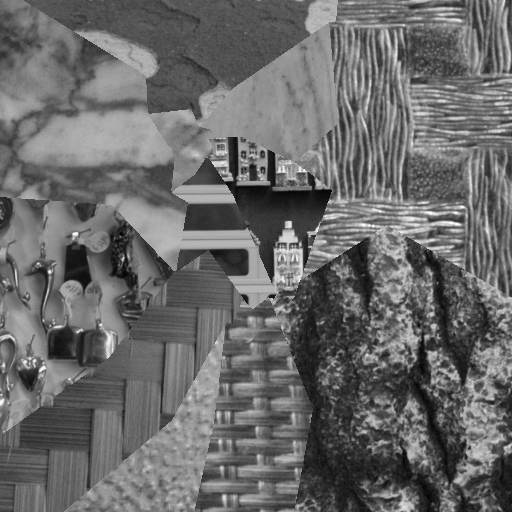
#> input picture data/tm10_1_1.png, 512 x 512 px; its folder holds only this picture in this run
$ jupyter execute --allow-errors segmentation_main.ipynb   (shell and % lines are left out)   (older library calls are emulated)
#> lines starting #> are read from the running program, lines starting #| are printed output that depends on the picture
<a href="https://colab.research.google.com/github/dmytro-varich/Texture-Segmentation-App/blob/main/segmentation_main.ipynb" target="_parent"></a>

[cell 1]
# Standard libraries
import os
from typing import Union, Dict, Tuple, List, Any, Optional

# Third-party libraries
import numpy as np
import matplotlib.pyplot as plt
import imageio
import cv2

# PyWavelet library
import pywt

# skimage libraries
from skimage import io
from skimage.filters.rank import entropy, mean
from skimage.util import img_as_ubyte
from skimage.filters import gaussian
from skimage.util import view_as_windows
from skimage.morphology import closing, opening, square, footprint_rectangle, disk
from skimage.feature import graycomatrix, graycoprops
from skimage.segmentation import mark_boundaries

# sklearn libraries
from sklearn.decomposition import PCA
from sklearn.cluster import KMeans, MiniBatchKMeans
from sklearn.metrics import silhouette_score
from sklearn.preprocessing import MinMaxScaler, LabelEncoder
from skimage.feature import hog

# scipy libraries
from scipy import ndimage

[cell 2]
class FileHandlerMixin:
    """
    A mixin class to provide functionality for loading and saving images.
    """
    @staticmethod
    def load_images(directory: str) -> Dict[str, np.ndarray]:
#> called with directory = 'data/'
        images = dict()

        if not os.path.isdir(directory):
            raise ValueError(f"The specified directory '{directory}' does not exist or is not a valid directory.")

        for filename in os.listdir(directory):
            file_path = os.path.join(directory, filename)
            if os.path.isfile(file_path):
                try:
                    image = io.imread(file_path)
#> image is the input picture: shape (512, 512); min 3, max 253, mean 105.7
                    images[filename] = image
                except Exception as e:
                    print(f"Failed to read '{filename}': {e}")
        return images

    # [13 lines left out: function save_segmented_images, not called in this run]

[cell 3]
class ImageVizualizationMixin:
    """
    A mixin class to provide functionality for displaying images.
    """
    @staticmethod
    def show_images(
        images: Dict[str, np.ndarray],
        *,
        rows: int,
        cols: int,
        figsize: Tuple[int, int] = (15, 10),
        cmap: Optional[str],
        show_ax: str = 'on'
    ) -> None:
        fig, axes = plt.subplots(rows, cols, figsize=figsize)

        if rows == 1 and cols == 1:
            axes = [axes]
        else:
          axes = axes.flatten()

        for ax, (title, image) in zip(axes, images.items()):
            img = image * 1
            img = np.asarray(img)
            if img.dtype == np.float32:
                img = (img * 255).astype(np.uint8) # Scale to 0-255 and convert to uint8
            else:
                cv2.normalize(img, None, 0, 255, cv2.NORM_MINMAX)  # Existing code for other types
            img = np.uint8(img)
            ax.imshow(img, cmap=cmap)
            ax.set_title(title)
            ax.axis(show_ax)

        plt.tight_layout()

        try:
            plt.show()
        except KeyboardInterrupt:
            pass

    # [6 lines left out: function simple_display_image, not called in this run]

[cell 4]
class ImagePreprocessingMixin:
    """
    A mixin class to provide functionality for image preprocessing.
    """
    @staticmethod
    def _convert_to_gray(image: np.ndarray) -> np.ndarray:
        """Convert image to grayscale."""
        if len(image.shape) == 3:
            try:
                return cv2.cvtColor(image, cv2.COLOR_BGR2GRAY)
            except Exception as e:
                raise ValueError(f"Failed to convert image to grayscale: {e}")
        return image

    @staticmethod
    def _resize_image(image: np.ndarray, size: Tuple[int, int]) -> np.ndarray:
        """Resize the image to the specified dimensions."""
        return cv2.resize(image, size, interpolation=cv2.INTER_NEAREST)

    @staticmethod
    def _normalize_image(image: np.ndarray) -> np.ndarray:
        """Normalize the image to the range [0, 1]."""
        if image.dtype != np.float32:
            image = image.astype(np.float32) / 255.0
        return image

    @staticmethod
    def _apply_gaussian_blur(image: np.ndarray, sigma: float) -> np.ndarray:
        """Apply Gaussian blur."""
        blurred = gaussian(image, sigma=sigma)
        return cv2.normalize(blurred, None, alpha=0, beta=1,
                             norm_type=cv2.NORM_MINMAX, dtype=cv2.CV_32F)

    # [4 lines left out: function _clip_range, not called in this run]

[cell 5]
class TextureFeatureExtractorMixin:
    """
    A mixin class to provide functionality for texture feature extraction.
    """

    @staticmethod
    def _ensure_normalized(image: np.ndarray) -> np.ndarray:
        """Ensure the image is normalized to the range [0, 1]."""
        if image.max() > 1.0 or image.min() < 0.0:
            return image.astype(np.float32) / 255.0
        return image

    @staticmethod
    def apply_wavelet_transform(image: np.ndarray, wavelet: str = 'haar', level: int = 2) -> np.ndarray:
        """Apply Wavelet transform."""
        image = TextureFeatureExtractorMixin._ensure_normalized(image)
        coeffs = pywt.wavedec2(image, wavelet=wavelet, level=level)
        LL = coeffs[0]
        coeffs_filtered = [LL] + [(None, None, None) for _ in range(level)]
        wavelet_reconstructed = pywt.waverec2(coeffs_filtered, wavelet=wavelet)

        wavelet_normalized = cv2.normalize(
            wavelet_reconstructed, None, alpha=0, beta=1,
            norm_type=cv2.NORM_MINMAX, dtype=cv2.CV_32F
        )

        return wavelet_normalized

    @staticmethod
    def apply_fourier_transform(
        image: np.ndarray,
        radius_out: int = 100,
        radius_in: int = 10,
    ) -> np.ndarray:
        """Apply Fourier Transform with bandpass filtering."""
        image = TextureFeatureExtractorMixin._ensure_normalized(image)

        if image.ndim != 2:
            raise ValueError("Input image must be a grayscale 2D array.")

        # Step 1: Compute the Discrete Fourier Transform
        dft = cv2.dft(np.float32(image), flags=cv2.DFT_COMPLEX_OUTPUT)
        dft_shift = np.fft.fftshift(dft)

        # Step 2: Create a bandpass filter mask
        rows, cols = image.shape
        crow, ccol = rows // 2, cols // 2  # Center of the image

        mask = np.zeros((rows, cols, 2), np.uint8)
        x, y = np.ogrid[:rows, :cols]
        center = [crow, ccol]
        mask_area = np.logical_and(
            ((x - center[0]) ** 2 + (y - center[1]) ** 2 >= radius_in ** 2),
            ((x - center[0]) ** 2 + (y - center[1]) ** 2 <= radius_out ** 2)
        )
        mask[mask_area] = 1

        # Step 3: Apply the mask to the Fourier transform
        fshift = dft_shift * mask

        # Step 4: Perform the inverse Fourier Transform
        f_ishift = np.fft.ifftshift(fshift)
        img_back = cv2.idft(f_ishift)
        img_back = cv2.magnitude(img_back[:, :, 0], img_back[:, :, 1])
        img_normalized = cv2.normalize(img_back, None, alpha=0, beta=1, norm_type=cv2.NORM_MINMAX, dtype=cv2.CV_32F)

        return img_normalized

    @staticmethod
    def apply_entropy_filter(image: np.ndarray, window_size: int = 4) -> np.ndarray:
        """Compute entropy in a local neighborhood and normalize the result."""
        image = TextureFeatureExtractorMixin._ensure_normalized(image)
        image_uint8 = img_as_ubyte(image)
        entropy_map = entropy(image_uint8, disk(window_size))
        return cv2.normalize(entropy_map, None, alpha=0, beta=1,
                            norm_type=cv2.NORM_MINMAX, dtype=cv2.CV_32F)

    @staticmethod
    def apply_mean_filter(image: np.ndarray, window_size: int = 4) -> np.ndarray:
        """Compute mean in a local neighborhood and normalize the result."""
        image = TextureFeatureExtractorMixin._ensure_normalized(image)
        image_uint8 = img_as_ubyte(image)
        mean_map = mean(image_uint8, disk(window_size))
        return cv2.normalize(mean_map, None, alpha=0, beta=1,
                            norm_type=cv2.NORM_MINMAX, dtype=cv2.CV_32F)

    @staticmethod
    def apply_laplacian_filter(image: np.ndarray) -> np.ndarray:
        """Apply Laplacian operator and normalize the result."""
        image = TextureFeatureExtractorMixin._ensure_normalized(image)
        laplacian_map = cv2.Laplacian(image, cv2.CV_32F)
        return cv2.normalize(laplacian_map, None, alpha=0, beta=1,
                            norm_type=cv2.NORM_MINMAX, dtype=cv2.CV_32F)

[cell 6]
class ImagePostProcessingMixin:
    """
    A mixin class to provide functionality for image post-processing.
    """
    @staticmethod
    def apply_median_filter(image: np.ndarray, size: int) -> np.ndarray:
        return ndimage.median_filter(image, size=size)

    @staticmethod
    def apply_opening(image: np.ndarray, size: int) -> np.ndarray:
        return opening(image, disk(size))

    @staticmethod
    def apply_closing(image: np.ndarray, size: int) -> np.ndarray:
        return closing(image, disk(size))

[cell 7]
class TextureSegmentation(FileHandlerMixin, ImageVizualizationMixin, ImagePreprocessingMixin, TextureFeatureExtractorMixin, ImagePostProcessingMixin):
    """"""
    @staticmethod
    def preprocess_image(
        image: np.ndarray,
        *,
        resize_shape: Tuple[int, int] = None,
        convert_to_gray: bool = True,
        normalize: bool = True,
        sigma: Optional[float] = None,
        clip_range: Tuple[int, int] = (0, 1)
    ) -> np.ndarray:
        if not isinstance(image, np.ndarray):
            raise ValueError("Input must be a NumPy array")

        if convert_to_gray:
            image = TextureSegmentation._convert_to_gray(image)

        if resize_shape:
            image = TextureSegmentation._resize_image(image, resize_shape)

        if normalize:
            image = TextureSegmentation._normalize_image(image)

        if sigma:
            image = TextureSegmentation._apply_gaussian_blur(image, sigma)

        if clip_range and (image.min() < clip_range[0] or image.max() > clip_range[1]):
            image = TextureSegmentation._clip_range(image, clip_range)

        return image

    @staticmethod
    def extract_patches(image: np.ndarray, patch_size: Tuple[int, int] = (7, 7), patch_step: int = 1) -> np.ndarray:
        try:
            if isinstance(patch_size, tuple) and len(patch_size) == 2:
                patches = view_as_windows(image, patch_size, step=patch_step)
                patches = patches.reshape(-1, patch_size[0], patch_size[1])
            else:
                raise ValueError("patch_size must be an int or a tuple of length 2")
        except Exception as e:
            raise RuntimeError(f"Error extracting patches: {e}")

        return patches

    @staticmethod
    def cluster_patches(
        patches: np.ndarray,
        max_clusters: int = 50,
        *,
        find_optimal_clusters: Optional[bool] = False
    ) -> Tuple[np.ndarray, int]:
        kmeans = KMeans(n_clusters=max_clusters, random_state=0)
        kmeans.fit(patches)
        cluster_centroids = kmeans.cluster_centers_

        return cluster_centroids, max_clusters

    @staticmethod
    def compute_texture_features(
        image: np.ndarray,
        prp_centroids: np.ndarray,
        filters: dict,
        *,
        patch_size: Tuple[int, int] = (7, 7),
        patch_step: int = 1,
        sigma: float = 1.0,     # Standard deviation for Gaussian kernel
        h: float = 1.0,         # Smooth factor
        threshold: float = 0.05 # Threshold to filter out clusters with low mean probability
    ) -> np.ndarray:

        # Get dimensions and prepare the output array
        height, width = image.shape
        texture_features = np.zeros((height, width))

        # Collect patches from each filter and reshape them
        all_patches = []
        for feature_name, filtered_image in filters.items():
            patches = TextureSegmentation.extract_patches(filtered_image, patch_size, patch_step)
            all_patches.append(patches.reshape(patches.shape[0], -1))

        # Combine all patch features horizontally and reshape centroids
        patch_vectors = np.hstack(all_patches)
        prp_centroids = prp_centroids.reshape(prp_centroids.shape[0], -1)

        # Simple helper to calculate Gaussian-based similarities
        def calculate_similarities(patches, centroids, sigma, h):
            squared_dists = np.sum((patches[:, None] - centroids[None]) ** 2, axis=2)
            similarities = np.exp(-squared_dists / (h * h * sigma * sigma))
            Z = np.sum(similarities, axis=1, keepdims=True)
            return similarities / np.where(Z > 0, Z, 1)

        # Calculate patch-to-centroid similarities
        probabilities = calculate_similarities(patch_vectors, prp_centroids, sigma, h)

        # Enhance by contrast weights (difference from global mean)
        mean_probs = probabilities.mean(axis=0)
        contrast_weights = np.abs(probabilities - mean_probs)
        contrast_weights /= (contrast_weights.sum(axis=1, keepdims=True) + 1e-10)
        enhanced_probabilities = probabilities * contrast_weights

        # Filter out clusters using a threshold
        cluster_mean_probs = enhanced_probabilities.mean(axis=0)
        valid_clusters = np.where(cluster_mean_probs >= threshold)[0]
        filtered_probabilities = np.zeros_like(enhanced_probabilities)
        filtered_probabilities[:, valid_clusters] = enhanced_probabilities[:, valid_clusters]

        # Assign each patch to the best cluster
        cluster_assignments = np.argmax(filtered_probabilities, axis=1)

        # Map cluster assignments back to the image
        n_patches_h = (height - patch_size[0]) // patch_step + 1
        n_patches_w = (width - patch_size[1]) // patch_step + 1
        for idx, cluster_id in enumerate(cluster_assignments):
            row_start = (idx // n_patches_w) * patch_step
            col_start = (idx % n_patches_w) * patch_step
            texture_features[row_start:row_start + patch_size[0], col_start:col_start + patch_size[1]] = cluster_id

        return texture_features

    # [15 lines left out: function assign_labels, not called in this run]

    @staticmethod
    def segmentation(
        image: np.ndarray,
        prp_centroids: np.ndarray,
        filters: dict,
        *,
        patch_size: Tuple[int, int] = (7, 7),
        patch_step: int = 1,
        sigma: float = 1.0,
        h: float = 1.0,
        threshold: float = 0.05
    ) -> Tuple[np.ndarray, np.ndarray]:
        # Compute texture features
        texture_map = TextureSegmentation.compute_texture_features(
            image, prp_centroids, filters,
            patch_size=patch_size, patch_step=patch_step,
            sigma=sigma, h=h, threshold=threshold
        )

        # Assign labels to the texture map based on the extracted features.
        segmented_image = TextureSegmentation.assign_labels(texture_map)

        # Highlight the boundaries of the segmented regions on the original image
        edge = mark_boundaries(image, segmented_image)

        return segmented_image, edge

[cell 8]
def main(directory):
    # Load images from the specified directory
    images: dict = TextureSegmentation.load_images(directory)
#> images = 1 item

    # Display the images
    rows, cols, figsize = 2, 5, (8, 6)
    TextureSegmentation.show_images(images, rows=rows, cols=cols, figsize=figsize, cmap='gray')
#> the loop in show_images, `for ax, (title, image) in zip(axes, images.items()):` made 1 pass
#> title on pass 1: 'tm10_1_1.png'

    # Preprocess the images
    resize_shape = (128, 128)
    convert_to_gray = True
    normalize = True
    sigma = 5.0
    clip_range = (0, 1)
    for key, image in images.items():
        images[key] = TextureSegmentation.preprocess_image(image,
                                                           resize_shape=resize_shape,
                                                           convert_to_gray=convert_to_gray,
                                                           normalize=normalize,
                                                           sigma=sigma,
                                                           clip_range=clip_range)
#> this loop made 1 pass
#> pass 1, in preprocess_image, `image = TextureSegmentation._resize_image(image, resize_shape)`:
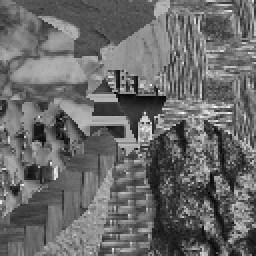
#> image: shape (128, 128) (shown 2 times larger); min 7, max 252, mean 105.8
#> pass 1, in _apply_gaussian_blur, `blurred = gaussian(image, sigma=sigma)`:
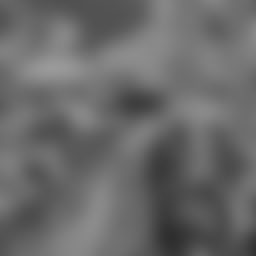
#> blurred: shape (128, 128) float32 (shown 2 times larger); min 0.183, max 0.603, mean 0.414
#> pass 1, in preprocess_image, `image = TextureSegmentation._apply_gaussian_blur(image, sigma)`:
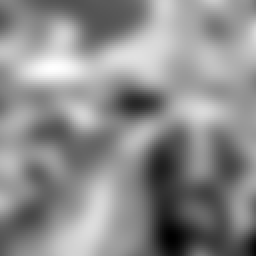
#> image: shape (128, 128) float32 (shown 2 times larger); min 1.3e-08, max 1, mean 0.551

    # Display the preprocessed images
    TextureSegmentation.show_images(images, rows=rows, cols=cols, figsize=figsize, cmap='gray')
#> the loop in show_images (call 2), `for ax, (title, image) in zip(axes, images.items()):` made 1 pass

    # Texture feature extraction
    entropy_images, mean_images, laplacian_images = dict(), dict(), dict()
    wavelet_images, fourier_images = dict(), dict()
    x_coords_images, y_coords_images = dict(), dict()
    window_size = 2
    wavelet = 'haar'
    wavelet_level = 2
    radius_out = 80
    radius_in = 1
    for key, image in images.items():
        entropy_images[key] = TextureSegmentation.apply_entropy_filter(image, window_size)
        mean_images[key] = TextureSegmentation.apply_mean_filter(image, window_size)
        laplacian_images[key] = TextureSegmentation.apply_laplacian_filter(image)
        wavelet_images[key] = TextureSegmentation.apply_wavelet_transform(image, wavelet, wavelet_level)
        fourier_images[key] = TextureSegmentation.apply_fourier_transform(image, radius_out, radius_in)

        x_coords_images[key] = np.tile(np.arange(image.shape[1]), (image.shape[0], 1))
        y_coords_images[key] = np.tile(np.arange(image.shape[0]).reshape(-1, 1), (1, image.shape[1]))
        x_coords_images[key] = np.clip(x_coords_images[key] / image.shape[1], 0, 1)
        y_coords_images[key] = np.clip(y_coords_images[key] / image.shape[0], 0, 1)
#> this loop made 1 pass
#> (key, rows in apply_fourier_transform, cols in apply_fourier_transform, crow in apply_fourier_transform, ccol in apply_fourier_transform) on pass 1: ('tm10_1_1.png', 128, 128, 64, 64)
#> pass 1, in apply_entropy_filter, `entropy_map = entropy(image_uint8, disk(window_size))`:
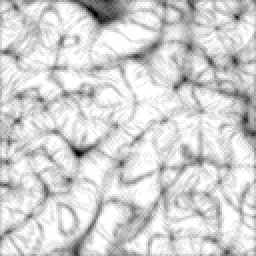
#> entropy_map: shape (128, 128) float64 (shown 2 times larger); min 0.391, max 3.7, mean 3.13; drawn with min black and max white
#> pass 1, in apply_laplacian_filter, `laplacian_map = cv2.Laplacian(image, cv2.CV_32F)`:
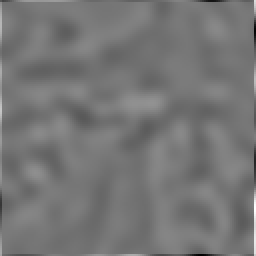
#> laplacian_map: shape (128, 128) float32 (shown 2 times larger); min -0.076, max 0.0886, mean 5.22e-05; drawn with min black and max white
#> after the loop, entropy_images = 1 item; fourier_images = 1 item; laplacian_images = 1 item; mean_images = 1 item; wavelet_images = 1 item; x_coords_images = 1 item; y_coords_images = 1 item

    # Visualization of extracted texture features
    TextureSegmentation.show_images(entropy_images, rows=rows, cols=cols, figsize=figsize, cmap='gray')
    TextureSegmentation.show_images(mean_images, rows=rows, cols=cols, figsize=figsize, cmap='gray')
    TextureSegmentation.show_images(laplacian_images, rows=rows, cols=cols, figsize=figsize, cmap='gray')
    TextureSegmentation.show_images(wavelet_images, rows=rows, cols=cols, figsize=figsize, cmap='gray')
    TextureSegmentation.show_images(fourier_images, rows=rows, cols=cols, figsize=figsize, cmap='gray')
#> the loop in show_images (call 7), `for ax, (title, image) in zip(axes, images.items()):` made 1 pass
#> pass 1, in show_images (call 7), `img = image * 1`:
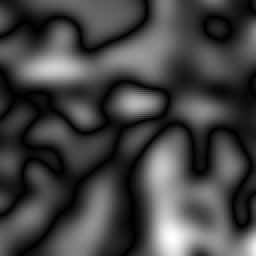
#> img: shape (128, 128) float32 (shown 2 times larger); min -7.85e-14, max 1, mean 0.267; drawn with min black and max white
    TextureSegmentation.show_images(x_coords_images, rows=rows, cols=cols, figsize=figsize, cmap='gray')
    TextureSegmentation.show_images(y_coords_images, rows=rows, cols=cols, figsize=figsize, cmap='gray')
#> (the rest of the program and of its run is left out)
